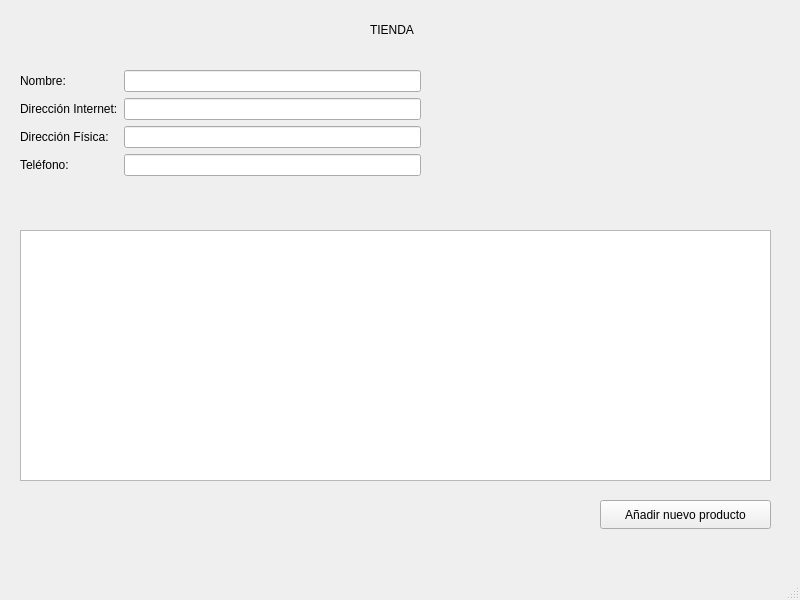
<?xml version="1.0" encoding="UTF-8"?>
<ui version="4.0">
 <class>MainWindow</class>
 <widget class="QMainWindow" name="MainWindow">
  <property name="geometry">
   <rect>
    <x>0</x>
    <y>0</y>
    <width>800</width>
    <height>600</height>
   </rect>
  </property>
  <property name="windowTitle">
   <string>MainWindow</string>
  </property>
  <widget class="QWidget" name="centralwidget">
   <widget class="QWidget" name="formLayoutWidget">
    <property name="geometry">
     <rect>
      <x>20</x>
      <y>70</y>
      <width>401</width>
      <height>141</height>
     </rect>
    </property>
    <layout class="QFormLayout" name="layoutInfoTienda">
     <item row="0" column="1">
      <widget class="QLineEdit" name="editNombreTienda"/>
     </item>
     <item row="0" column="0">
      <widget class="QLabel" name="labelNombreTienda">
       <property name="text">
        <string>Nombre:</string>
       </property>
      </widget>
     </item>
     <item row="1" column="0">
      <widget class="QLabel" name="labelDireccionInternetTienda">
       <property name="text">
        <string>Dirección Internet:</string>
       </property>
      </widget>
     </item>
     <item row="2" column="0">
      <widget class="QLabel" name="labelDireccionFisicaTienda">
       <property name="text">
        <string>Dirección Física:</string>
       </property>
      </widget>
     </item>
     <item row="2" column="1">
      <widget class="QLineEdit" name="editDireccionFisicaTienda"/>
     </item>
     <item row="3" column="0">
      <widget class="QLabel" name="labelTelefonoTienda">
       <property name="text">
        <string>Teléfono:</string>
       </property>
      </widget>
     </item>
     <item row="3" column="1">
      <widget class="QLineEdit" name="editTelefonoTienda"/>
     </item>
     <item row="1" column="1">
      <widget class="QLineEdit" name="editDireccionInternetTienda"/>
     </item>
    </layout>
   </widget>
   <widget class="QLabel" name="labelTitulo">
    <property name="geometry">
     <rect>
      <x>370</x>
      <y>20</y>
      <width>63</width>
      <height>20</height>
     </rect>
    </property>
    <property name="text">
     <string>TIENDA</string>
    </property>
   </widget>
   <widget class="QPushButton" name="btnNuevoProducto">
    <property name="geometry">
     <rect>
      <x>600</x>
      <y>500</y>
      <width>171</width>
      <height>29</height>
     </rect>
    </property>
    <property name="text">
     <string>Añadir nuevo producto</string>
    </property>
   </widget>
   <widget class="QListWidget" name="listProductosDeTienda">
    <property name="geometry">
     <rect>
      <x>20</x>
      <y>230</y>
      <width>751</width>
      <height>251</height>
     </rect>
    </property>
   </widget>
  </widget>
  <widget class="QStatusBar" name="statusbar"/>
 </widget>
 <resources/>
 <connections/>
</ui>
